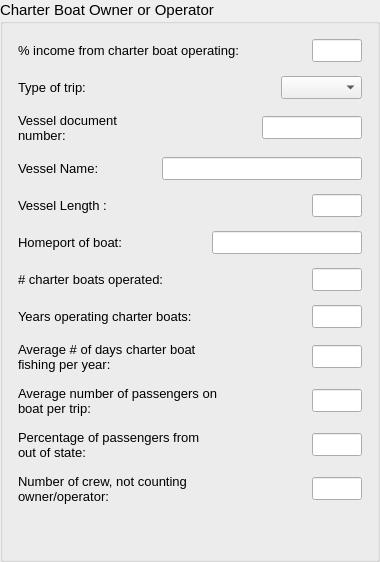
      <widget class="QGroupBox" name="vessel_info" >
       <property name="font" >
        <font>
         <pointsize>11</pointsize>
        </font>
       </property>
       <property name="title" >
        <string>Charter Boat Owner or Operator:</string>
       </property>
       <layout class="QVBoxLayout" >
        <item>
         <widget class="QWidget" native="1" name="widget_3" >
          <layout class="QHBoxLayout" name="horizontalLayout_3" >
           <property name="spacing" >
            <number>4</number>
           </property>
           <property name="margin" >
            <number>4</number>
           </property>
           <item>
            <widget class="QLabel" name="label_3" >
             <property name="font" >
              <font>
               <pointsize>10</pointsize>
              </font>
             </property>
             <property name="text" >
              <string>% income from charter boat operating:</string>
             </property>
            </widget>
           </item>
           <item>
            <spacer name="horizontalSpacer_2" >
             <property name="orientation" >
              <enum>Qt::Horizontal</enum>
             </property>
             <property name="sizeHint" stdset="0" >
              <size>
               <width>40</width>
               <height>20</height>
              </size>
             </property>
            </spacer>
           </item>
           <item>
            <widget class="QLineEdit" name="cpfv_percent_income_line" >
             <property name="maximumSize" >
              <size>
               <width>50</width>
               <height>16777215</height>
              </size>
             </property>
             <property name="font" >
              <font>
               <pointsize>10</pointsize>
              </font>
             </property>
            </widget>
           </item>
          </layout>
         </widget>
        </item>
        <item>
         <widget class="QWidget" native="1" name="home_port_13" >
          <property name="font" >
           <font>
            <pointsize>10</pointsize>
           </font>
          </property>
          <layout class="QHBoxLayout" >
           <property name="spacing" >
            <number>4</number>
           </property>
           <property name="margin" >
            <number>4</number>
           </property>
           <item>
            <widget class="QLabel" name="type_of_charter_text_5" >
             <property name="minimumSize" >
              <size>
               <width>150</width>
               <height>0</height>
              </size>
             </property>
             <property name="maximumSize" >
              <size>
               <width>150</width>
               <height>16777215</height>
              </size>
             </property>
             <property name="font" >
              <font>
               <pointsize>10</pointsize>
              </font>
             </property>
             <property name="text" >
              <string>Type of trip:</string>
             </property>
             <property name="wordWrap" >
              <bool>true</bool>
             </property>
            </widget>
           </item>
           <item>
            <spacer>
             <property name="orientation" >
              <enum>Qt::Horizontal</enum>
             </property>
             <property name="sizeHint" stdset="0" >
              <size>
               <width>40</width>
               <height>20</height>
              </size>
             </property>
            </spacer>
           </item>
           <item>
            <widget class="QComboBox" name="cpfv_type_combo" >
             <item>
              <property name="text" >
               <string/>
              </property>
             </item>
             <item>
              <property name="text" >
               <string>Charter</string>
              </property>
             </item>
             <item>
              <property name="text" >
               <string>Six-pack</string>
              </property>
             </item>
             <item>
              <property name="text" >
               <string>Both</string>
              </property>
             </item>
            </widget>
           </item>
          </layout>
         </widget>
        </item>
        <item>
         <widget class="QWidget" native="1" name="ves_license_3" >
          <property name="font" >
           <font>
            <pointsize>10</pointsize>
           </font>
          </property>
          <layout class="QHBoxLayout" >
           <property name="spacing" >
            <number>4</number>
           </property>
           <property name="margin" >
            <number>4</number>
           </property>
           <item>
            <widget class="QLabel" name="federal_vessel_id_text_2" >
             <property name="minimumSize" >
              <size>
               <width>150</width>
               <height>0</height>
              </size>
             </property>
             <property name="maximumSize" >
              <size>
               <width>150</width>
               <height>16777215</height>
              </size>
             </property>
             <property name="font" >
              <font>
               <pointsize>10</pointsize>
              </font>
             </property>
             <property name="text" >
              <string>Vessel document number:</string>
             </property>
             <property name="wordWrap" >
              <bool>true</bool>
             </property>
            </widget>
           </item>
           <item>
            <spacer>
             <property name="orientation" >
              <enum>Qt::Horizontal</enum>
             </property>
             <property name="sizeHint" stdset="0" >
              <size>
               <width>40</width>
               <height>20</height>
              </size>
             </property>
            </spacer>
           </item>
           <item>
            <widget class="QLineEdit" name="cpfv_lic_line" >
             <property name="enabled" >
              <bool>true</bool>
             </property>
             <property name="minimumSize" >
              <size>
               <width>100</width>
               <height>0</height>
              </size>
             </property>
             <property name="maximumSize" >
              <size>
               <width>100</width>
               <height>16777215</height>
              </size>
             </property>
             <property name="font" >
              <font>
               <pointsize>10</pointsize>
              </font>
             </property>
             <property name="text" >
              <string/>
             </property>
            </widget>
           </item>
          </layout>
         </widget>
        </item>
        <item>
         <widget class="QWidget" native="1" name="vessel_length_5" >
          <property name="font" >
           <font>
            <pointsize>10</pointsize>
           </font>
          </property>
          <layout class="QHBoxLayout" >
           <property name="spacing" >
            <number>4</number>
           </property>
           <property name="margin" >
            <number>4</number>
           </property>
           <item>
            <widget class="QLabel" name="vessel_length_text_3" >
             <property name="minimumSize" >
              <size>
               <width>100</width>
               <height>0</height>
              </size>
             </property>
             <property name="maximumSize" >
              <size>
               <width>100</width>
               <height>16777215</height>
              </size>
             </property>
             <property name="font" >
              <font>
               <pointsize>10</pointsize>
              </font>
             </property>
             <property name="text" >
              <string>Vessel Name:</string>
             </property>
             <property name="wordWrap" >
              <bool>true</bool>
             </property>
            </widget>
           </item>
           <item>
            <spacer>
             <property name="orientation" >
              <enum>Qt::Horizontal</enum>
             </property>
             <property name="sizeHint" stdset="0" >
              <size>
               <width>40</width>
               <height>20</height>
              </size>
             </property>
            </spacer>
           </item>
           <item>
            <widget class="QLineEdit" name="cpfv_name_line" >
             <property name="enabled" >
              <bool>true</bool>
             </property>
             <property name="minimumSize" >
              <size>
               <width>200</width>
               <height>0</height>
              </size>
             </property>
             <property name="maximumSize" >
              <size>
               <width>200</width>
               <height>16777215</height>
              </size>
             </property>
             <property name="font" >
              <font>
               <pointsize>10</pointsize>
              </font>
             </property>
             <property name="text" >
              <string/>
             </property>
            </widget>
           </item>
          </layout>
         </widget>
        </item>
        <item>
         <widget class="QWidget" native="1" name="vessel_length_4" >
          <property name="font" >
           <font>
            <pointsize>10</pointsize>
           </font>
          </property>
          <layout class="QHBoxLayout" >
           <property name="spacing" >
            <number>4</number>
           </property>
           <property name="margin" >
            <number>4</number>
           </property>
           <item>
            <widget class="QLabel" name="vessel_length_text_2" >
             <property name="minimumSize" >
              <size>
               <width>150</width>
               <height>0</height>
              </size>
             </property>
             <property name="maximumSize" >
              <size>
               <width>150</width>
               <height>16777215</height>
              </size>
             </property>
             <property name="font" >
              <font>
               <pointsize>10</pointsize>
              </font>
             </property>
             <property name="text" >
              <string>Vessel Length :</string>
             </property>
             <property name="wordWrap" >
              <bool>true</bool>
             </property>
            </widget>
           </item>
           <item>
            <spacer>
             <property name="orientation" >
              <enum>Qt::Horizontal</enum>
             </property>
             <property name="sizeHint" stdset="0" >
              <size>
               <width>40</width>
               <height>20</height>
              </size>
             </property>
            </spacer>
           </item>
           <item>
            <widget class="QLineEdit" name="cpfv_len_line" >
             <property name="enabled" >
              <bool>true</bool>
             </property>
             <property name="minimumSize" >
              <size>
               <width>50</width>
               <height>0</height>
              </size>
             </property>
             <property name="maximumSize" >
              <size>
               <width>50</width>
               <height>16777215</height>
              </size>
             </property>
             <property name="font" >
              <font>
               <pointsize>10</pointsize>
              </font>
             </property>
             <property name="text" >
              <string/>
             </property>
            </widget>
           </item>
          </layout>
         </widget>
        </item>
        <item>
         <widget class="QWidget" native="1" name="home_port_12" >
          <property name="font" >
           <font>
            <pointsize>10</pointsize>
           </font>
          </property>
          <layout class="QHBoxLayout" >
           <property name="spacing" >
            <number>4</number>
           </property>
           <property name="margin" >
            <number>4</number>
           </property>
           <item>
            <widget class="QLabel" name="home_port_text_2" >
             <property name="minimumSize" >
              <size>
               <width>150</width>
               <height>0</height>
              </size>
             </property>
             <property name="maximumSize" >
              <size>
               <width>150</width>
               <height>16777215</height>
              </size>
             </property>
             <property name="font" >
              <font>
               <pointsize>10</pointsize>
              </font>
             </property>
             <property name="text" >
              <string>Homeport of boat:</string>
             </property>
             <property name="wordWrap" >
              <bool>true</bool>
             </property>
            </widget>
           </item>
           <item>
            <spacer>
             <property name="orientation" >
              <enum>Qt::Horizontal</enum>
             </property>
             <property name="sizeHint" stdset="0" >
              <size>
               <width>40</width>
               <height>20</height>
              </size>
             </property>
            </spacer>
           </item>
           <item>
            <widget class="QLineEdit" name="cpfv_home_port_line" >
             <property name="enabled" >
              <bool>true</bool>
             </property>
             <property name="minimumSize" >
              <size>
               <width>150</width>
               <height>0</height>
              </size>
             </property>
             <property name="maximumSize" >
              <size>
               <width>150</width>
               <height>16777215</height>
              </size>
             </property>
             <property name="font" >
              <font>
               <pointsize>10</pointsize>
              </font>
             </property>
             <property name="text" >
              <string/>
             </property>
            </widget>
           </item>
          </layout>
         </widget>
        </item>
        <item>
         <widget class="QWidget" native="1" name="widget" >
          <layout class="QHBoxLayout" name="horizontalLayout" >
           <property name="spacing" >
            <number>4</number>
           </property>
           <property name="margin" >
            <number>4</number>
           </property>
           <item>
            <widget class="QLabel" name="label" >
             <property name="maximumSize" >
              <size>
               <width>200</width>
               <height>16777215</height>
              </size>
             </property>
             <property name="font" >
              <font>
               <pointsize>10</pointsize>
              </font>
             </property>
             <property name="text" >
              <string># charter boats operated:</string>
             </property>
            </widget>
           </item>
           <item>
            <spacer name="spacer" >
             <property name="orientation" >
              <enum>Qt::Horizontal</enum>
             </property>
             <property name="sizeHint" stdset="0" >
              <size>
               <width>138</width>
               <height>20</height>
              </size>
             </property>
            </spacer>
           </item>
           <item>
            <widget class="QLineEdit" name="cpfv_num_op_line" >
             <property name="maximumSize" >
              <size>
               <width>50</width>
               <height>16777215</height>
              </size>
             </property>
             <property name="font" >
              <font>
               <pointsize>10</pointsize>
              </font>
             </property>
            </widget>
           </item>
          </layout>
         </widget>
        </item>
        <item>
         <widget class="QWidget" native="1" name="home_port_11" >
          <property name="font" >
           <font>
            <pointsize>10</pointsize>
           </font>
          </property>
          <layout class="QHBoxLayout" >
           <property name="spacing" >
            <number>4</number>
           </property>
           <property name="margin" >
            <number>4</number>
           </property>
           <item>
            <widget class="QLabel" name="years_text_4" >
             <property name="minimumSize" >
              <size>
               <width>250</width>
               <height>0</height>
              </size>
             </property>
             <property name="maximumSize" >
              <size>
               <width>250</width>
               <height>16777215</height>
              </size>
             </property>
             <property name="font" >
              <font>
               <pointsize>10</pointsize>
              </font>
             </property>
             <property name="text" >
              <string>Years operating charter boats:</string>
             </property>
             <property name="wordWrap" >
              <bool>true</bool>
             </property>
            </widget>
           </item>
           <item>
            <spacer>
             <property name="orientation" >
              <enum>Qt::Horizontal</enum>
             </property>
             <property name="sizeHint" stdset="0" >
              <size>
               <width>40</width>
               <height>20</height>
              </size>
             </property>
            </spacer>
           </item>
           <item>
            <widget class="QLineEdit" name="cpfv_yr_op_line" >
             <property name="enabled" >
              <bool>true</bool>
             </property>
             <property name="minimumSize" >
              <size>
               <width>50</width>
               <height>0</height>
              </size>
             </property>
             <property name="maximumSize" >
              <size>
               <width>50</width>
               <height>16777215</height>
              </size>
             </property>
             <property name="font" >
              <font>
               <pointsize>10</pointsize>
              </font>
             </property>
             <property name="text" >
              <string/>
             </property>
            </widget>
           </item>
          </layout>
         </widget>
        </item>
        <item>
         <widget class="QWidget" native="1" name="home_port_14" >
          <property name="minimumSize" >
           <size>
            <width>200</width>
            <height>0</height>
           </size>
          </property>
          <property name="font" >
           <font>
            <pointsize>10</pointsize>
           </font>
          </property>
          <layout class="QHBoxLayout" >
           <property name="spacing" >
            <number>4</number>
           </property>
           <property name="margin" >
            <number>4</number>
           </property>
           <item>
            <widget class="QLabel" name="landing_port_text_6" >
             <property name="minimumSize" >
              <size>
               <width>200</width>
               <height>0</height>
              </size>
             </property>
             <property name="maximumSize" >
              <size>
               <width>200</width>
               <height>16777215</height>
              </size>
             </property>
             <property name="font" >
              <font>
               <pointsize>10</pointsize>
              </font>
             </property>
             <property name="text" >
              <string>Average # of days charter boat fishing per year:</string>
             </property>
             <property name="wordWrap" >
              <bool>true</bool>
             </property>
            </widget>
           </item>
           <item>
            <spacer>
             <property name="orientation" >
              <enum>Qt::Horizontal</enum>
             </property>
             <property name="sizeHint" stdset="0" >
              <size>
               <width>40</width>
               <height>20</height>
              </size>
             </property>
            </spacer>
           </item>
           <item>
            <widget class="QLineEdit" name="cpfv_num_days_line" >
             <property name="enabled" >
              <bool>true</bool>
             </property>
             <property name="minimumSize" >
              <size>
               <width>50</width>
               <height>0</height>
              </size>
             </property>
             <property name="maximumSize" >
              <size>
               <width>50</width>
               <height>16777215</height>
              </size>
             </property>
             <property name="font" >
              <font>
               <pointsize>10</pointsize>
              </font>
             </property>
             <property name="text" >
              <string/>
             </property>
            </widget>
           </item>
          </layout>
         </widget>
        </item>
        <item>
         <widget class="QWidget" native="1" name="home_port_15" >
          <property name="font" >
           <font>
            <pointsize>10</pointsize>
           </font>
          </property>
          <layout class="QHBoxLayout" >
           <property name="spacing" >
            <number>4</number>
           </property>
           <property name="margin" >
            <number>4</number>
           </property>
           <item>
            <widget class="QLabel" name="landing_port_text_7" >
             <property name="minimumSize" >
              <size>
               <width>200</width>
               <height>0</height>
              </size>
             </property>
             <property name="maximumSize" >
              <size>
               <width>200</width>
               <height>16777215</height>
              </size>
             </property>
             <property name="font" >
              <font>
               <pointsize>10</pointsize>
              </font>
             </property>
             <property name="text" >
              <string>Average number of passengers on boat per trip:</string>
             </property>
             <property name="wordWrap" >
              <bool>true</bool>
             </property>
            </widget>
           </item>
           <item>
            <spacer>
             <property name="orientation" >
              <enum>Qt::Horizontal</enum>
             </property>
             <property name="sizeHint" stdset="0" >
              <size>
               <width>40</width>
               <height>20</height>
              </size>
             </property>
            </spacer>
           </item>
           <item>
            <widget class="QLineEdit" name="cpfv_num_pass_line" >
             <property name="enabled" >
              <bool>true</bool>
             </property>
             <property name="minimumSize" >
              <size>
               <width>50</width>
               <height>0</height>
              </size>
             </property>
             <property name="maximumSize" >
              <size>
               <width>50</width>
               <height>16777215</height>
              </size>
             </property>
             <property name="font" >
              <font>
               <pointsize>10</pointsize>
              </font>
             </property>
             <property name="text" >
              <string/>
             </property>
            </widget>
           </item>
          </layout>
         </widget>
        </item>
        <item>
         <widget class="QWidget" native="1" name="home_port_18" >
          <property name="font" >
           <font>
            <pointsize>10</pointsize>
           </font>
          </property>
          <layout class="QHBoxLayout" >
           <property name="spacing" >
            <number>4</number>
           </property>
           <property name="margin" >
            <number>4</number>
           </property>
           <item>
            <widget class="QLabel" name="landing_port_text_12" >
             <property name="minimumSize" >
              <size>
               <width>200</width>
               <height>0</height>
              </size>
             </property>
             <property name="maximumSize" >
              <size>
               <width>200</width>
               <height>16777215</height>
              </size>
             </property>
             <property name="font" >
              <font>
               <pointsize>10</pointsize>
              </font>
             </property>
             <property name="text" >
              <string>Percentage of passengers from out of state:</string>
             </property>
             <property name="wordWrap" >
              <bool>true</bool>
             </property>
            </widget>
           </item>
           <item>
            <spacer>
             <property name="orientation" >
              <enum>Qt::Horizontal</enum>
             </property>
             <property name="sizeHint" stdset="0" >
              <size>
               <width>40</width>
               <height>20</height>
              </size>
             </property>
            </spacer>
           </item>
           <item>
            <widget class="QLineEdit" name="cpfv_num_out_state_line" >
             <property name="enabled" >
              <bool>true</bool>
             </property>
             <property name="minimumSize" >
              <size>
               <width>50</width>
               <height>0</height>
              </size>
             </property>
             <property name="maximumSize" >
              <size>
               <width>50</width>
               <height>16777215</height>
              </size>
             </property>
             <property name="font" >
              <font>
               <pointsize>10</pointsize>
              </font>
             </property>
             <property name="text" >
              <string/>
             </property>
            </widget>
           </item>
          </layout>
         </widget>
        </item>
        <item>
         <widget class="QWidget" native="1" name="home_port_16" >
          <property name="font" >
           <font>
            <pointsize>10</pointsize>
           </font>
          </property>
          <layout class="QHBoxLayout" >
           <property name="spacing" >
            <number>4</number>
           </property>
           <property name="margin" >
            <number>4</number>
           </property>
           <item>
            <widget class="QLabel" name="landing_port_text_8" >
             <property name="minimumSize" >
              <size>
               <width>200</width>
               <height>0</height>
              </size>
             </property>
             <property name="maximumSize" >
              <size>
               <width>200</width>
               <height>16777215</height>
              </size>
             </property>
             <property name="font" >
              <font>
               <pointsize>10</pointsize>
              </font>
             </property>
             <property name="text" >
              <string>Number of crew, not counting owner/operator:</string>
             </property>
             <property name="wordWrap" >
              <bool>true</bool>
             </property>
            </widget>
           </item>
           <item>
            <spacer>
             <property name="orientation" >
              <enum>Qt::Horizontal</enum>
             </property>
             <property name="sizeHint" stdset="0" >
              <size>
               <width>40</width>
               <height>20</height>
              </size>
             </property>
            </spacer>
           </item>
           <item>
            <widget class="QLineEdit" name="cpfv_num_crew_line" >
             <property name="enabled" >
              <bool>true</bool>
             </property>
             <property name="minimumSize" >
              <size>
               <width>50</width>
               <height>0</height>
              </size>
             </property>
             <property name="maximumSize" >
              <size>
               <width>50</width>
               <height>16777215</height>
              </size>
             </property>
             <property name="font" >
              <font>
               <pointsize>10</pointsize>
              </font>
             </property>
             <property name="text" >
              <string/>
             </property>
            </widget>
           </item>
          </layout>
         </widget>
        </item>
        <item>
         <spacer name="verticalSpacer" >
          <property name="orientation" >
           <enum>Qt::Vertical</enum>
          </property>
          <property name="sizeHint" stdset="0" >
           <size>
            <width>20</width>
            <height>40</height>
           </size>
          </property>
         </spacer>
        </item>
       </layout>
      </widget>
